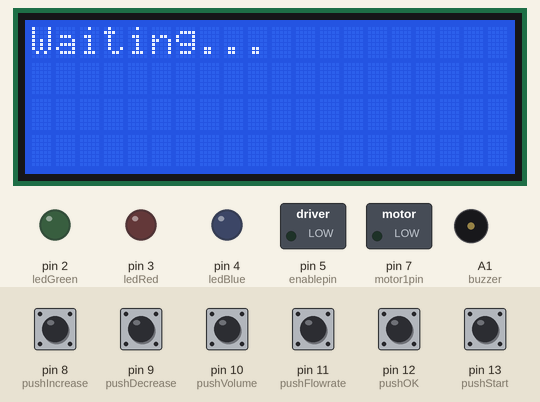
This sketch was run on a simulated Arduino Uno, built with avr-gcc and run on an emulated ATmega328P. Shown: 20×4 character LCD, switched loads named in the sketch (green lamp = pin HIGH), output pins drawn as LEDs (lit = HIGH), buzzer (waves = sounding, pin HIGH). The inputs (shaded band) are chosen by the test bench; at power-on: pin 8 (pushIncrease), pin 9 (pushDecrease), pin 10 (pushVolume), pin 11 (pushFlowrate), pin 12 (pushOK), pin 13 (pushStart) LOW. What the sketch prints to the serial monitor is not drawn.

Above: at 7.3 s.
7.4 s: pin 10 (pushVolume) pulled HIGH for 0.15 s
At 8.1 s:
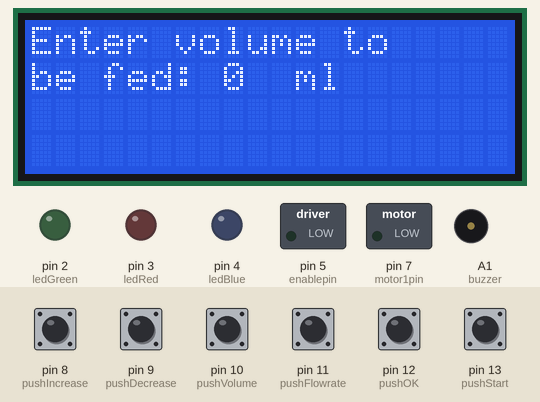
9.0 s: pin 11 (pushFlowrate) pulled HIGH for 0.15 s
At 9.5 s:
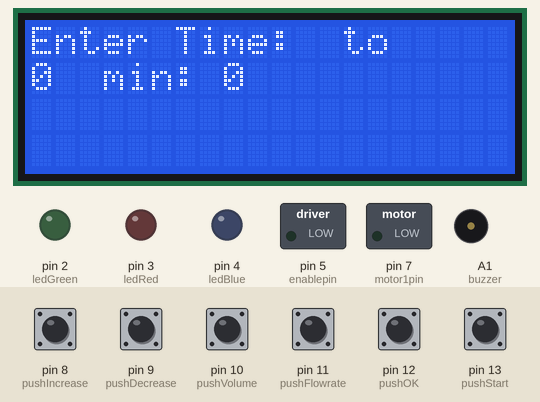
12.1 s: pin 12 (pushOK) pulled HIGH for 0.15 s
At 12.5 s:
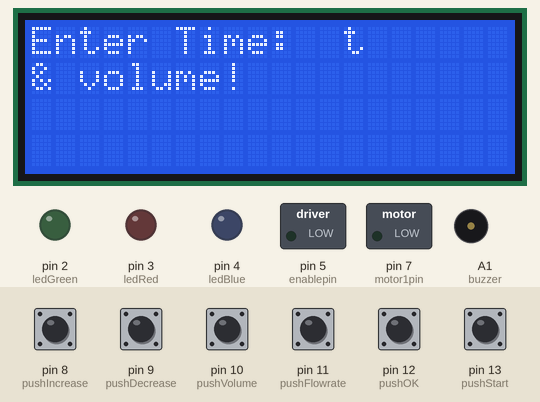
13.7 s: pin 11 (pushFlowrate) pulled HIGH for 1 s
At 14.0 s:
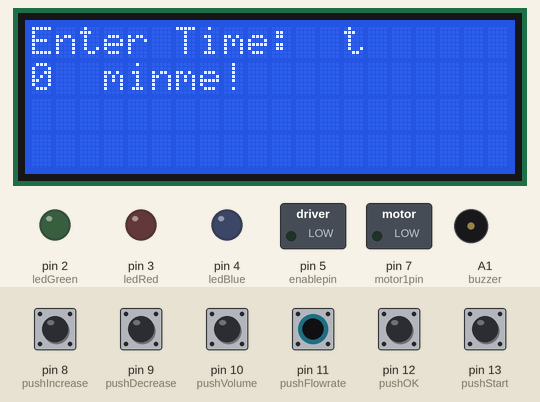
16.2 s: pin 8 (pushIncrease) pulled HIGH for 1 s
At 16.3 s:
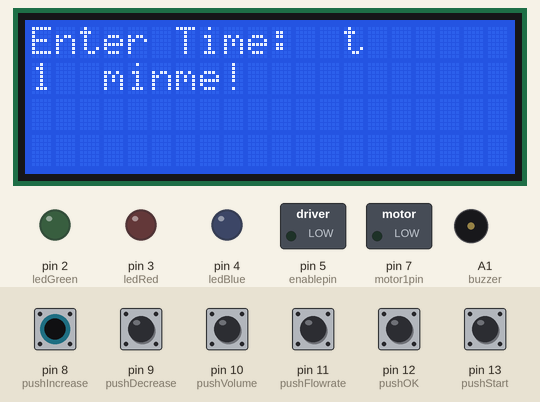
18.7 s: pin 12 (pushOK) pulled HIGH for 1 s
At 19.4 s:
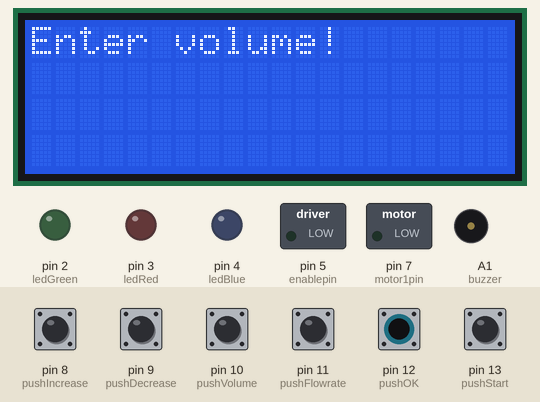
Timing chart, 0 to 21.7 s (numbered marks = the images above; inputs shaded):
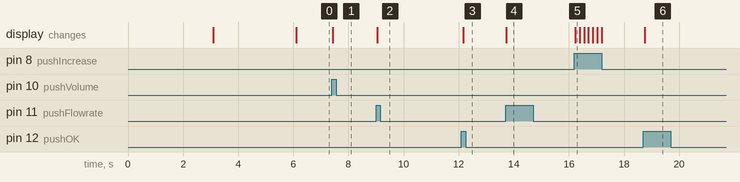

The sketch:

Code-for-Pump.ino
```cpp
#include <DHT.h>
#define Type DHT11
#include <Wire.h>
#include <LiquidCrystal_I2C.h>
int sensorpin = A3;
DHT HT(sensorpin, Type);
//LiquidCrystal_I2C lcd(0x27,20,4);  // set the LCD address to 0x27 or 0x20
LiquidCrystal_I2C lcd(0x27,20,4);

//Pin selection
int motor1pin = 7; //choose pin for motor
int enablepin = 5; // choose enable pin, for controlling speed
int pushIncrease = 8; //choose pushbutton pin for increasing value of flowrate/volume
int pushDecrease = 9; //choose pushbutton pin for decreasing value of flowrate/volume
int pushVolume = 10; //choose pin for entering volume
int pushFlowrate = 11; //choose pin for entering flowrate
int pushOK = 12; //choose pin for entering okay
int buzzer = A1; //choose pin for buzzer
int ledGreen = 2; //choose pin for ledGreen
int ledRed= 3; //choose pin for ledRed
int ledBlue= 4; //choose pin for ledBlue
int pushStart = 13;
float tempC;

//Storing values in decleared variables
int pushIncrease_state;       //State of pushIncrease button (HIGH/LOW)
int pushDecrease_state;       //State of pushDecrease button (HIGH/LOW)
int pushVolume_state;         //State of pushVolume button (HIGH/LOW)
int pushFlowrate_state;       //State of push Flowrate button (HIGH/LOW)
int pushOK_state;             //State of pushOK button (HIGH/LOW)
int pushStart_state;
unsigned long stoptime;
int pumpState = LOW;


//Values stored in variables
int volume = 0;       //current volume of pump
int Time = 0;     //current flowrate of pump
int readButtons = 0;  //variable assigned to buttons


long previousMillis = 0;
unsigned long currentMillis ;
long interval = 1000;
unsigned long multiplier = 3000; //value to change based on calibration
//multiplier = milliseconds needed to fill 1ml liquid
const int currentPin = A0;

void setup() {

  Serial.begin(9600);
  //Motorpin setup
  pinMode (motor1pin, OUTPUT); //select motor pin1 as output
  pinMode (enablepin, OUTPUT); //select pushbutton as input

  //Push mode setup
  pinMode (pushIncrease, INPUT);        //select increase pushbutton as input
  pinMode (pushDecrease, INPUT);        //select decrease pushbutton as input
  pinMode (pushVolume, INPUT);          //select volume pushbutton as input
  pinMode (pushFlowrate, INPUT);        //select flowrate pushbutton as input
  pinMode (pushOK, INPUT);              //select OK pushbutton as input
  pinMode (buzzer, OUTPUT);             //select pushbutton as input
  pinMode (ledGreen, OUTPUT);           //select green led as output
  pinMode (ledRed, OUTPUT);             //select red led as output
  pinMode (ledBlue, OUTPUT);            //select blue led as output

        //Start up
        lcd.init();
        lcd.backlight();
        lcd.setCursor(0,0);
        lcd.print("WELCOME");
        delay(3000);
        lcd.clear();
        lcd.setCursor(0,0);
        lcd.print("Enter volume and");
        lcd.setCursor(0,1);
        lcd.print("Time...");
        delay(3000);
        lcd.clear();
        lcd.setCursor(0,0);
        lcd.print("Waiting...");


}

void enterVolume() {
        lcd.setCursor(0,0);
        lcd.print("Enter volume to ");
        lcd.setCursor(0,1);
        lcd.print("be fed: ");
        lcd.setCursor(9,1);
        lcd.print("  ");
        lcd.setCursor(8,1);
        lcd.print(volume);
        lcd.setCursor(11,1);
        lcd.print("ml");
        lcd.setCursor(13,1);
        lcd.print("    ");
        controlVolume();

   }

void controlVolume(){
        pushIncrease_state = digitalRead(pushIncrease);
        pushDecrease_state = digitalRead(pushDecrease);


    if(pushIncrease_state == HIGH && volume <100)
    {

       volume = volume+=1;
       lcd.setCursor(8,1);
       lcd.print(volume);
       delay(125);
    }

    if(pushDecrease_state == HIGH && volume >0)
    {

       volume = volume-=1;
       lcd.setCursor(9,1);
       lcd.print("  ");
       lcd.setCursor(8,1);
       lcd.print(volume);
       delay(125);
    }
  }

void enterFlowrate(){
        lcd.setCursor(0,0);
        lcd.print("Enter Time: ");
        lcd.setCursor(0,1);
        lcd.print("   ");
        lcd.setCursor(0,1);
        lcd.print(Time);
        lcd.setCursor(3,1);
        lcd.print("min");
        lcd.setCursor(9,1);
        lcd.print("       ");
        lcd.print("  ");
        controlFlowrate();
  }

void controlFlowrate(){
        pushIncrease_state = digitalRead(pushIncrease);
        pushDecrease_state = digitalRead(pushDecrease);


    if(pushIncrease_state == HIGH && Time <20)
    {

     Time = Time+=1;
       lcd.setCursor(0,1);
       lcd.print("   ");
       lcd.setCursor(0,1);
       lcd.print(Time);
       delay(125);
    }

    if(pushDecrease_state == HIGH && Time >0)
    {

       Time = Time-=1;
       lcd.setCursor(0,1);
       lcd.print("   ");
       lcd.setCursor(0,1);
       lcd.print(Time);
       delay(125);
    }
  }


void loop (){


  Serial.println(volume);
  Serial.println(Time);
  pushVolume_state = digitalRead(pushVolume);
  pushFlowrate_state = digitalRead(pushFlowrate);
  pushOK_state = digitalRead(pushOK);
  pushIncrease_state = digitalRead(pushIncrease);
  pushDecrease_state = digitalRead(pushDecrease);
  pushStart_state = digitalRead(pushStart);

        if(pushStart_state == HIGH && volume !=0 && Time!=0){
          lcd.clear();
          lcd.setCursor(0,0);
          lcd.print("Feeding in");
          lcd.setCursor(0,1);
          lcd.print("progress...");
          tempC = HT.readTemperature();
          lcd.setCursor(0, 3);
         lcd.print("T=");
         lcd.setCursor(3, 3);
         lcd.print(tempC);
          lcd.setCursor(10,3);
         lcd.print("C=");
         lcd.setCursor(13, 3);

  unsigned int x=0;
float AcsValue=0.0,Samples=0.0,AvgAcs=0.0,AcsValueF=0.0;

  for (int x = 0; x < 150; x++){ //Get 150 samples
  AcsValue = analogRead(currentPin);     //Read current sensor values
  Samples = Samples + AcsValue;  //Add samples together
  delay (3); // let ADC settle before next sample 3ms
}
AvgAcs=Samples/150.0;//Taking Average of Samples

//((AvgAcs * (5.0 / 1024.0)) is converitng the read voltage in 0-5 volts
//2.5 is offset(I assumed that arduino is working on 5v so the viout at no current comes
//out to be 2.5 which is out offset. If your arduino is working on different voltage than
//you must change the offset according to the input voltage)
//0.185v(185mV) is rise in output voltage when 1A current flows at input
AcsValueF = (2.5 - (AvgAcs * (5.0 / 1024.0)) )/0.185;
        lcd.print(AcsValueF);
        float Area = 0.13;
float velocity = (volume/(Area*Time));
Serial.print(velocity);
//        if(volume >= 35)
//          stoptime = ((volume-5) * 460000)/100;
//        if(volume >= 20 && volume < 35)
//          stoptime = ((volume-2) * 460000)/100;
//        if(volume < 20 && volume > 14)
//          stoptime = ((volume-1) * 460000)/100;
//        if(volume < 14)
//          stoptime = ((volume-1) * 460000)/100;


          //digitalWrite(ledGreen, HIGH);
          //delay(1000);
         digitalWrite(enablepin, velocity);
          digitalWrite(motor1pin, HIGH);
          delay(Time*60000);
          digitalWrite(motor1pin, LOW);
          digitalWrite(ledGreen, LOW);


          }

    if(pushVolume_state == HIGH)
      readButtons = 1;
    if(pushFlowrate_state == HIGH)
      readButtons = 2;
    if(pushOK_state == HIGH)
      readButtons = 3;

      switch(readButtons){

        case 1:
        enterVolume();
        break;

        case 2:
        enterFlowrate();
        break;

        case 3:
    if(volume != 0 && Time != 0){
    lcd.setCursor(0,0);
    lcd.print("Vol:   Time:");
    lcd.setCursor(0,1);
    lcd.print("   ");
    lcd.setCursor(0,1);
    lcd.print(volume);
    lcd.setCursor(3,1);
    lcd.print("ml  ");
    lcd.setCursor(7,1);
    lcd.print("   ");
    lcd.setCursor(7,1);
    lcd.print(Time);
    lcd.setCursor(10,1);
    lcd.print("min");
    delay(3000);
    lcd.setCursor(0,0);
    lcd.print("Press increase &");
    lcd.setCursor(0,1);
    lcd.display();
    lcd.print("done to start.  ");
    delay(2000);
    break;

    }
   if(volume == 0 && Time == 0){
    lcd.setCursor(0,0);
    lcd.print("Enter Time");
    lcd.setCursor(14,0);
    lcd.print("  ");
    lcd.setCursor(0,1);
    lcd.print("& volume!");
    lcd.setCursor(11,1);
    lcd.print("    ");
    break;

    }
   if(volume == 0 && Time > 0){
    lcd.setCursor(0,0);
    lcd.print("Enter volume!");
    lcd.setCursor(13,0);
    lcd.print("   ");
    lcd.setCursor(0,1);
    lcd.print("                ");
    break;

    }
   if(volume > 0 && Time == 0){
    lcd.setCursor(0,0);
    lcd.print("Enter Time!");
    lcd.setCursor(0,1);
    lcd.print("                ");
    break;

    }

    }
    }
```

Measured:
- after the input at 7.4 s, the display: changes at once (image 1)
- after the input at 9.0 s, the display: changes at once (image 2)
- after the input at 12.1 s, the display: changes after 0.06 s (image 3)
- after the input at 13.7 s, the display: changes at once (image 4)
- after the input at 16.2 s, the display: changes at once (image 5)
- after the input at 18.7 s, the display: changes at once (image 6)
